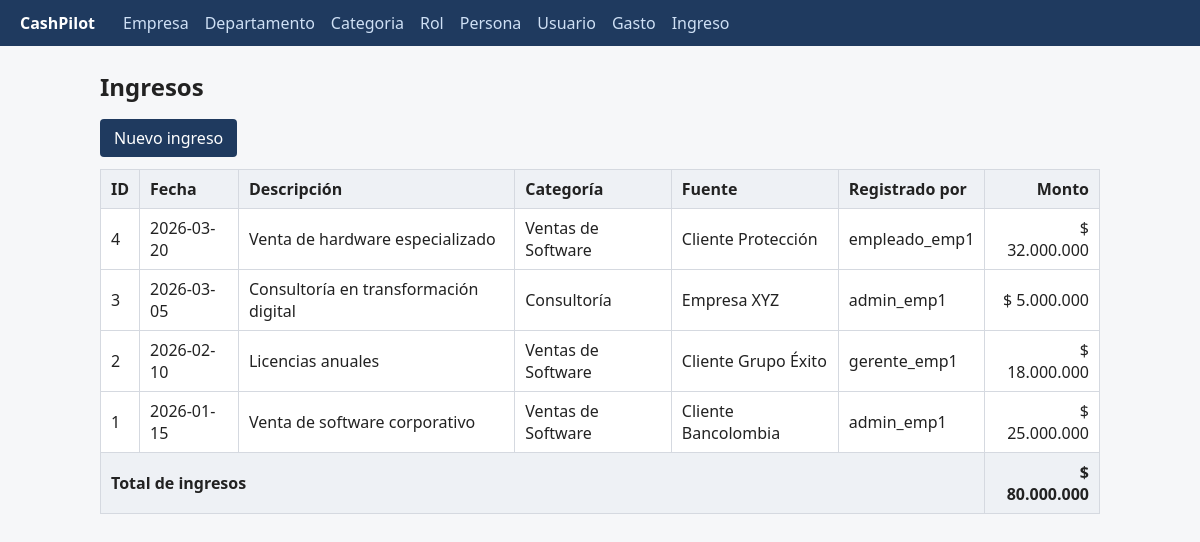
Screenshot of /ingreso with the database file from the repository.
### tables this page shows
CREATE TABLE ingreso (
    id_ingreso     INT           NOT NULL AUTO_INCREMENT,
    id_empresa     INT           NOT NULL,
    id_categoria   INT           NOT NULL,
    id_usuario     INT           NOT NULL,
    monto          DECIMAL(15,2) NOT NULL,
    fecha          DATE          NOT NULL,
    descripcion    VARCHAR(255)  NOT NULL,
    fuente         VARCHAR(120)  NULL,
    fecha_registro DATETIME      NOT NULL DEFAULT CURRENT_TIMESTAMP,
    PRIMARY KEY (id_ingreso),
    KEY idx_ingreso_empresa_fecha (id_empresa, fecha),
    CONSTRAINT fk_ingreso_empresa   FOREIGN KEY (id_empresa) REFERENCES empresa (id_empresa),
    CONSTRAINT fk_ingreso_categoria FOREIGN KEY (id_categoria, id_empresa) REFERENCES categoria (id_categoria, id_empresa),
    CONSTRAINT fk_ingreso_usuario   FOREIGN KEY (id_usuario, id_empresa)   REFERENCES usuario (id_usuario, id_empresa),
    CONSTRAINT chk_ingreso_monto CHECK (monto > 0)
);

CREATE TABLE categoria (
    id_categoria     INT          NOT NULL AUTO_INCREMENT,
    id_empresa       INT          NOT NULL,
    nombre_categoria VARCHAR(60)  NOT NULL,
    tipo_categoria   ENUM('ingreso','gasto') NOT NULL,
    descripcion      VARCHAR(255) NULL,
    PRIMARY KEY (id_categoria),
    UNIQUE KEY uq_categoria_nombre  (id_empresa, tipo_categoria, nombre_categoria),
    UNIQUE KEY uq_categoria_empresa (id_categoria, id_empresa),
    CONSTRAINT fk_categoria_empresa FOREIGN KEY (id_empresa) REFERENCES empresa (id_empresa)
);

CREATE TABLE usuario (
    id_usuario     INT          NOT NULL AUTO_INCREMENT,
    id_empresa     INT          NOT NULL,
    id_persona     INT          NOT NULL,
    id_rol         INT          NOT NULL,
    usuario        VARCHAR(40)  NOT NULL,
    password       VARCHAR(255) NOT NULL,           
    estado         TINYINT(1)   NOT NULL DEFAULT 1,  
    fecha_registro DATETIME     NOT NULL DEFAULT CURRENT_TIMESTAMP,
    PRIMARY KEY (id_usuario),
    UNIQUE KEY uq_usuario_login   (usuario),
    UNIQUE KEY uq_usuario_persona (id_persona),
    UNIQUE KEY uq_usuario_empresa (id_usuario, id_empresa),    
    CONSTRAINT fk_usuario_empresa FOREIGN KEY (id_empresa) REFERENCES empresa (id_empresa),
    CONSTRAINT fk_usuario_persona FOREIGN KEY (id_persona) REFERENCES persona (id_persona),
    CONSTRAINT fk_usuario_rol     FOREIGN KEY (id_rol)     REFERENCES rol (id_rol)
);

### app/controllers/ingresoController.php (called while the page is built, shortened)
<?php
require_once __DIR__ . "/../models/ingreso.php";
class IngresoController
{
    public function index()
    {
        try {
            $ingresoModel = new Ingreso();
            $ingresos = $ingresoModel->getAllByEmpresa(ID_EMPRESA_ACTUAL);
            require __DIR__ . "/../views/ingreso/index.php";
        } catch (PDOException $e) {
            mostrarError("los ingresos", $e);
        }
    }
}

### config/helpers.php (called while the page is built, shortened)
<?php
function e($valor)
{
    return htmlspecialchars((string) ($valor ?? ''), ENT_QUOTES, 'UTF-8');
}
function url($ruta = '')
{
    return BASE_PATH . $ruta;
}
function dinero($valor)
{
    return '$ ' . number_format((float) $valor, 0, ',', '.');
}

### config/Database.php (called while the page is built, shortened)
<?php
class Database
{
    private $host;
    private $port;
    private $nombredb;
    private $user;
    private $password;
    public function __construct()
    {
        $env = parse_ini_file(__DIR__ . "/../.env");
        $this->host     = $env['DB_HOST'];
        $this->port     = $env['DB_PORT'];
        $this->nombredb = $env['DB_NAME'];
        $this->user     = $env['DB_USER'];
        $this->password = $env['DB_PASSWORD'];
    }
    public function connect()
    {
        $dsn = "mysql:host={$this->host};port={$this->port};dbname={$this->nombredb};charset=utf8mb4";
        $this->connection = new PDO($dsn, $this->user, $this->password);
        $this->connection->setAttribute(PDO::ATTR_ERRMODE, PDO::ERRMODE_EXCEPTION);
        return $this->connection;
    }
}

### app/models/ingreso.php (called while the page is built, shortened)
<?php
require_once __DIR__ . "/../../config/Database.php";
class Ingreso
{
    private $connection;
    public function __construct()
    {
        $database = new Database();
        $this->connection = $database->connect();
    }
    public function getAllByEmpresa($id_empresa)
    {
        $sql = "SELECT i.id_ingreso,
                       i.fecha,
                       i.descripcion,
                       i.monto,
                       i.fuente,
                       c.nombre_categoria AS categoria,
                       u.usuario          AS registrado_por
                FROM ingreso i
                INNER JOIN categoria c ON i.id_categoria = c.id_categoria
                INNER JOIN usuario   u ON i.id_usuario   = u.id_usuario
                WHERE i.id_empresa = :id_empresa
                ORDER BY i.fecha DESC, i.id_ingreso DESC";
        $consulta = $this->connection->prepare($sql);
        $consulta->bindValue(":id_empresa", $id_empresa, PDO::PARAM_INT);
        $consulta->execute();
        return $consulta->fetchAll(PDO::FETCH_ASSOC);
    }
}

### app/views/ingreso/index.php (the view)
<h1>Ingresos</h1>
<p class="acciones"><a class="boton" href="<?= url('/ingreso/crear') ?>">Nuevo ingreso</a></p>
<?php if (!empty($ingresos)) : ?>
    <table>
        <tr>
            <th>ID</th><th>Fecha</th><th>Descripción</th><th>Categoría</th><th>Fuente</th>
            <th>Registrado por</th><th class="num">Monto</th>
        </tr>
        <?php foreach ($ingresos as $ingreso) : ?>
            <tr>
                <td><?= e($ingreso['id_ingreso']) ?></td>
                <td><?= e($ingreso['fecha']) ?></td>
                <td><?= e($ingreso['descripcion']) ?></td>
                <td><?= e($ingreso['categoria']) ?></td>
                <td><?= e($ingreso['fuente']) ?></td>
                <td><?= e($ingreso['registrado_por']) ?></td>
                <td class="num"><?= e(dinero($ingreso['monto'])) ?></td>
            </tr>
        <?php endforeach; ?>
        <tfoot>
            <tr>
                <td colspan="6">Total de ingresos</td>
                <td class="num"><?= e(dinero(array_sum(array_column($ingresos, 'monto')))) ?></td>
            </tr>
        </tfoot>
    </table>
<?php else : ?>
    <p>No hay ingresos para mostrar.</p>
<?php endif; ?>

### public/estilos.css (style rules this page uses)
body { font-family: system-ui, Arial, sans-serif; margin: 0; color: #222; background: #f6f7f9; }
h1 { font-size: 1.5rem; }
table { border-collapse: collapse; width: 100%; background: #fff; }
th, td { border: 1px solid #d5d9e0; padding: 8px 10px; text-align: left; }
th { background: #eef1f5; }
td.num, th.num { text-align: right; }
tfoot td { font-weight: bold; background: #eef1f5; }
.acciones { margin: 12px 0; }
.boton { display: inline-block; background: #1f3a5f; color: #fff; padding: 8px 14px; border: 0; border-radius: 4px; text-decoration: none; cursor: pointer; font-size: 1rem; }

### rows the page displays
ingreso: id_ingreso "4", fecha "2026-03-20", descripcion "Venta de hardware especializado", id_categoria.nombre_categoria "Ventas de Software", fuente "Cliente Protección", id_usuario.usuario "empleado_emp1", monto "$ 32.000.000"
ingreso: id_ingreso "3", fecha "2026-03-05", descripcion "Consultoría en transformación digital", id_categoria.nombre_categoria "Consultoría", fuente "Empresa XYZ", id_empresa.usuario "admin_emp1", monto "$ 5.000.000"
ingreso: id_ingreso "2", fecha "2026-02-10", descripcion "Licencias anuales", id_categoria.nombre_categoria "Ventas de Software", fuente "Cliente Grupo Éxito", id_usuario.usuario "gerente_emp1", monto "$ 18.000.000"
ingreso: id_ingreso "1", fecha "2026-01-15", descripcion "Venta de software corporativo", id_categoria.nombre_categoria "Ventas de Software", fuente "Cliente Bancolombia", id_empresa.usuario "admin_emp1", monto "$ 25.000.000"

### other values shown
$nombre "Empresa"
$nombre "Departamento"
$nombre "Categoria"
$nombre "Rol"
$nombre "Persona"
$nombre "Usuario"
$nombre "Gasto"
$nombre "Ingreso"
dinero(array_sum(array_column($ingresos, 'monto'))) "$ 80.000.000"
